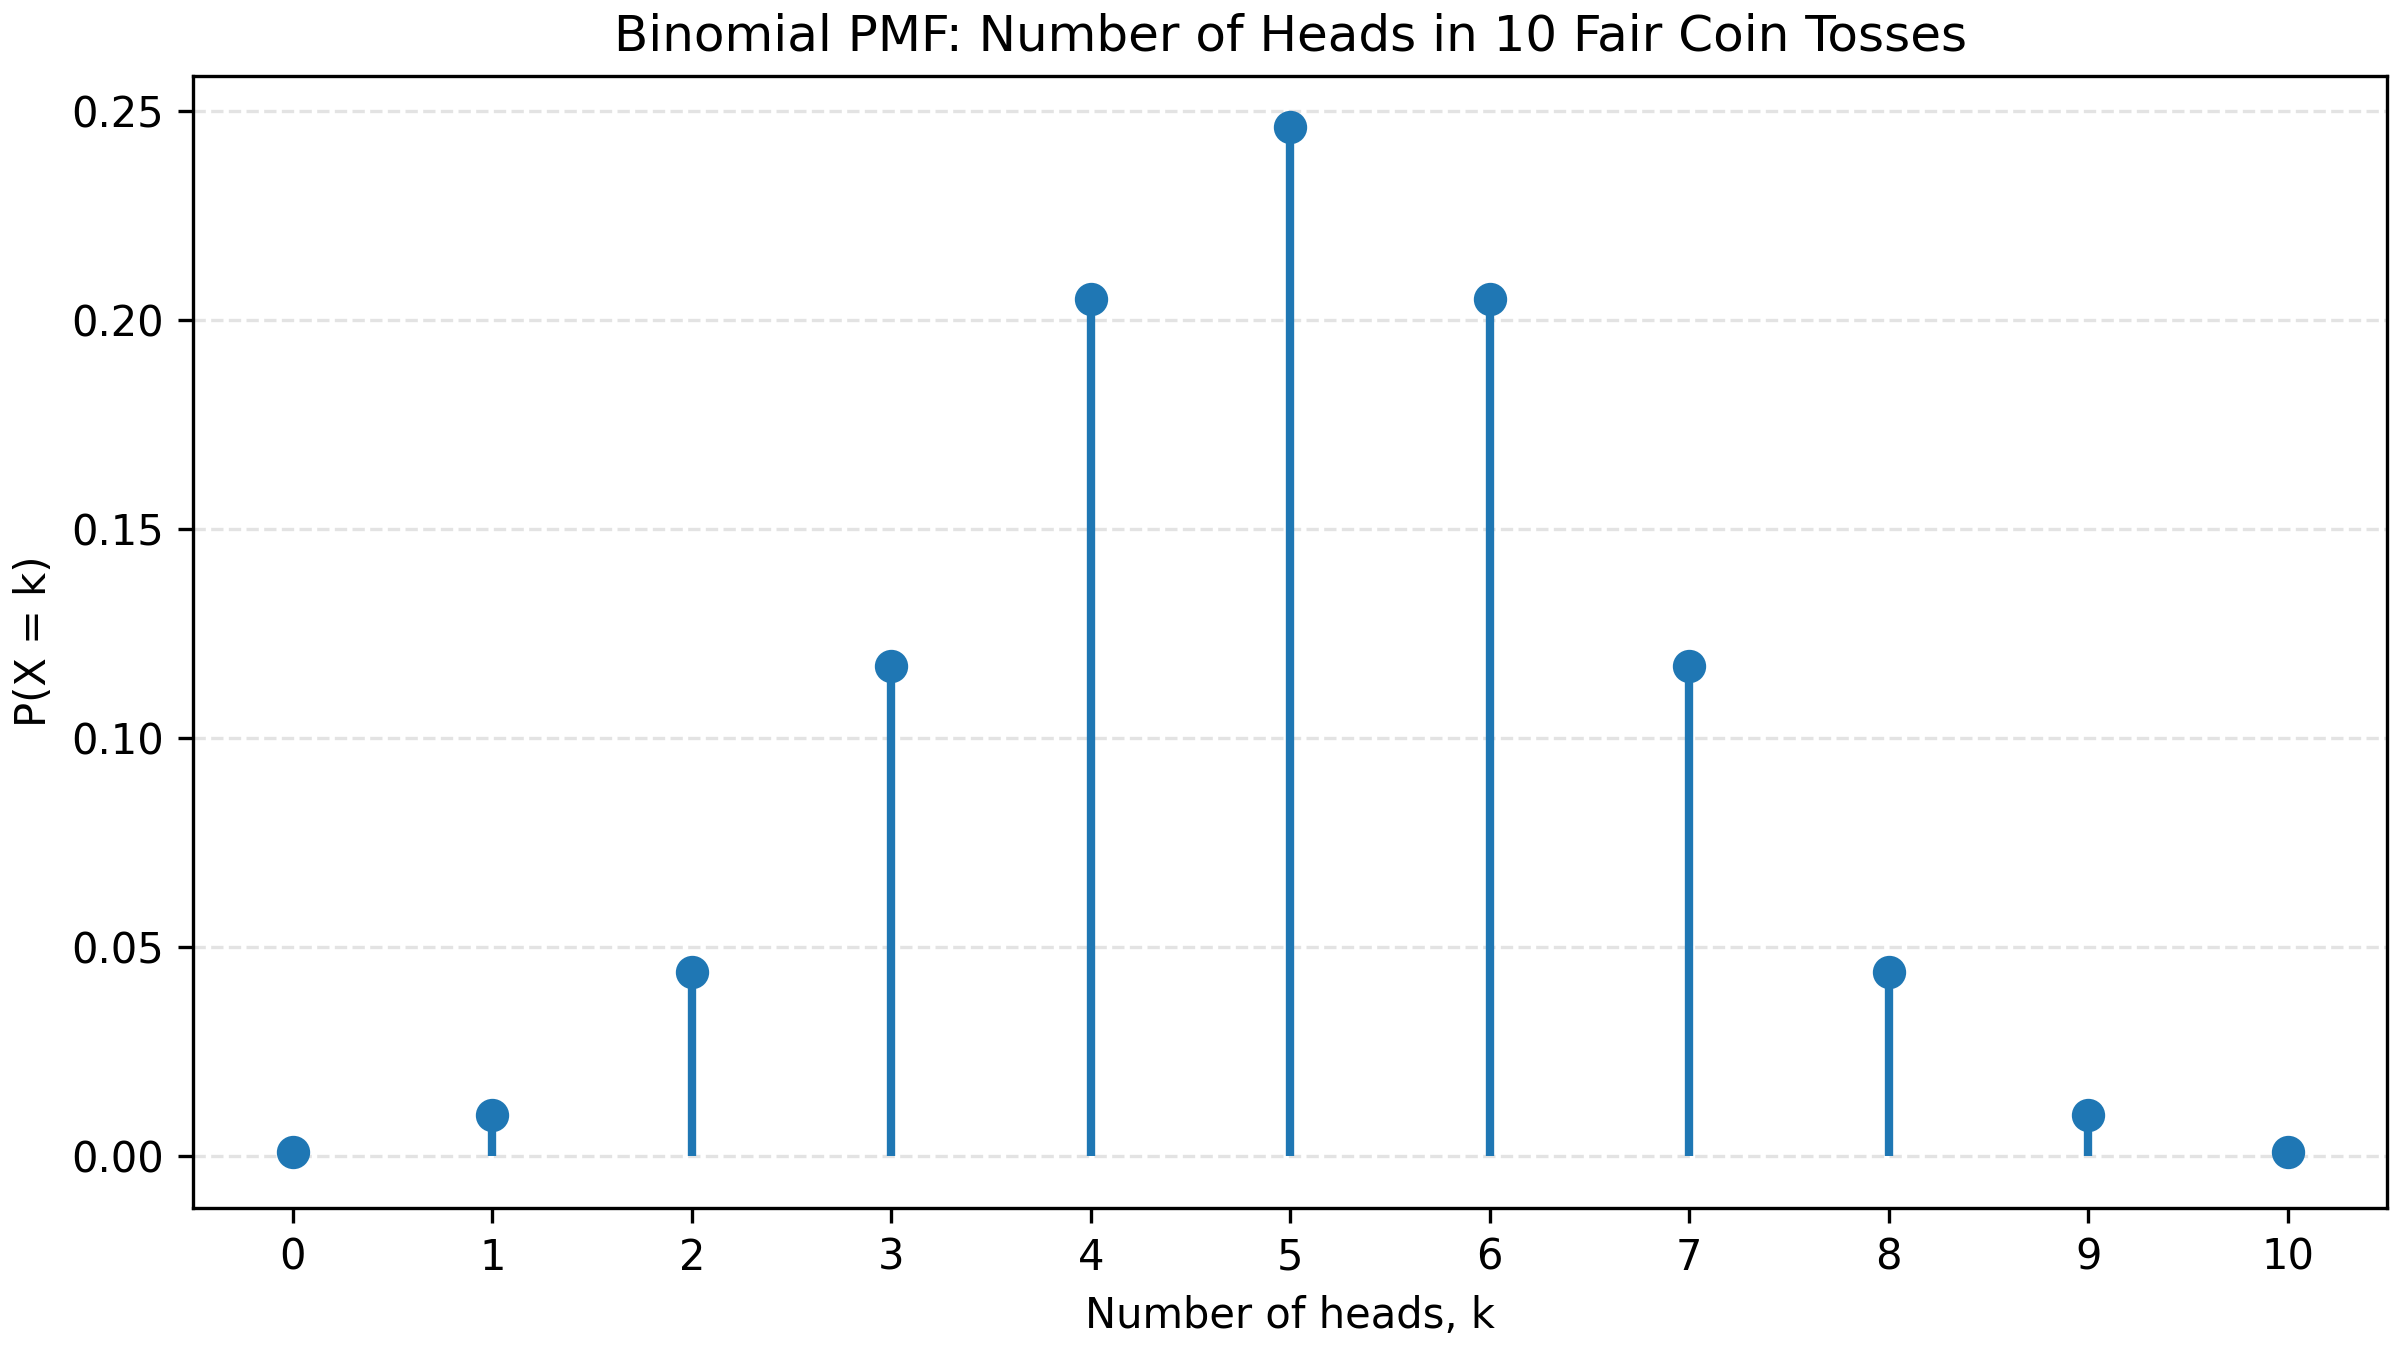

Write the Python code that produced this figure.
from math import comb
from pathlib import Path

import matplotlib.pyplot as plt


def binomial_pmf(n: int, p: float, k: int) -> float:
	"""Return P(X = k) for X ~ Binomial(n, p)."""
	return comb(n, k) * (p**k) * ((1 - p) ** (n - k))


def main() -> None:
	n = 10
	p = 0.5
	k_values = list(range(n + 1))
	pmf_values = [binomial_pmf(n, p, k) for k in k_values]

	fig, ax = plt.subplots(figsize=(8, 4.5), constrained_layout=True)

	markers, stems, baseline = ax.stem(k_values, pmf_values, basefmt=" ")
	plt.setp(stems, linewidth=2)
	plt.setp(markers, markersize=7)

	ax.set_title("Binomial PMF: Number of Heads in 10 Fair Coin Tosses")
	ax.set_xlabel("Number of heads, k")
	ax.set_ylabel("P(X = k)")
	ax.set_xticks(k_values)
	ax.grid(axis="y", linestyle="--", alpha=0.35)

	output_path = Path(__file__).with_name("coin_toss_pmf.png")
	fig.savefig(output_path, dpi=300)
	plt.close(fig)

	print(f"Saved stem diagram to: {output_path}")


if __name__ == "__main__":
	main()
